Frame 1 (no input): blank canvas, image omitted
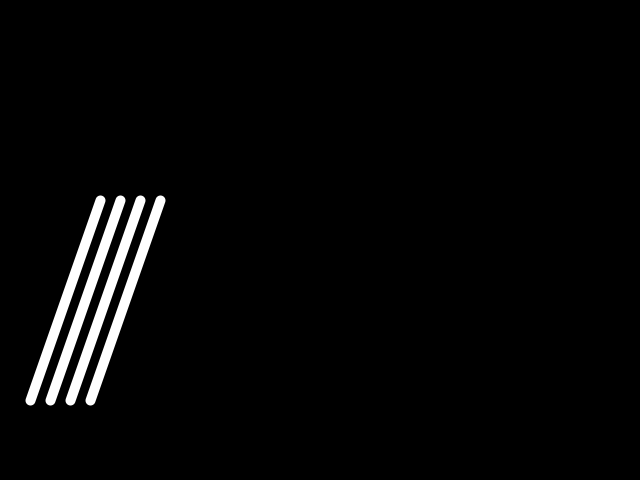
Frame 60 (the mouse pressed at the canvas centre just before this capture)
Frame 120 (the mouse held since frame 60 and released just before this capture): identical to frame 60, image omitted

The Processing sketch that drew this single still picture (run headless with seeded random() and noise(); from frame 60 on, the mouse is pressed at the canvas centre):

// Processing sketch: lines_pde
// ── lines_pde.pde
void setup()
{
      size(640,480);
}


void draw()
{



  background(0);
  
  
  line(30,400,100,200);
  line(50,400,120,200);
  line(70,400,140,200);
  line(90,400,160,200);
  
 stroke(255);
 
 strokeWeight(10);
}
